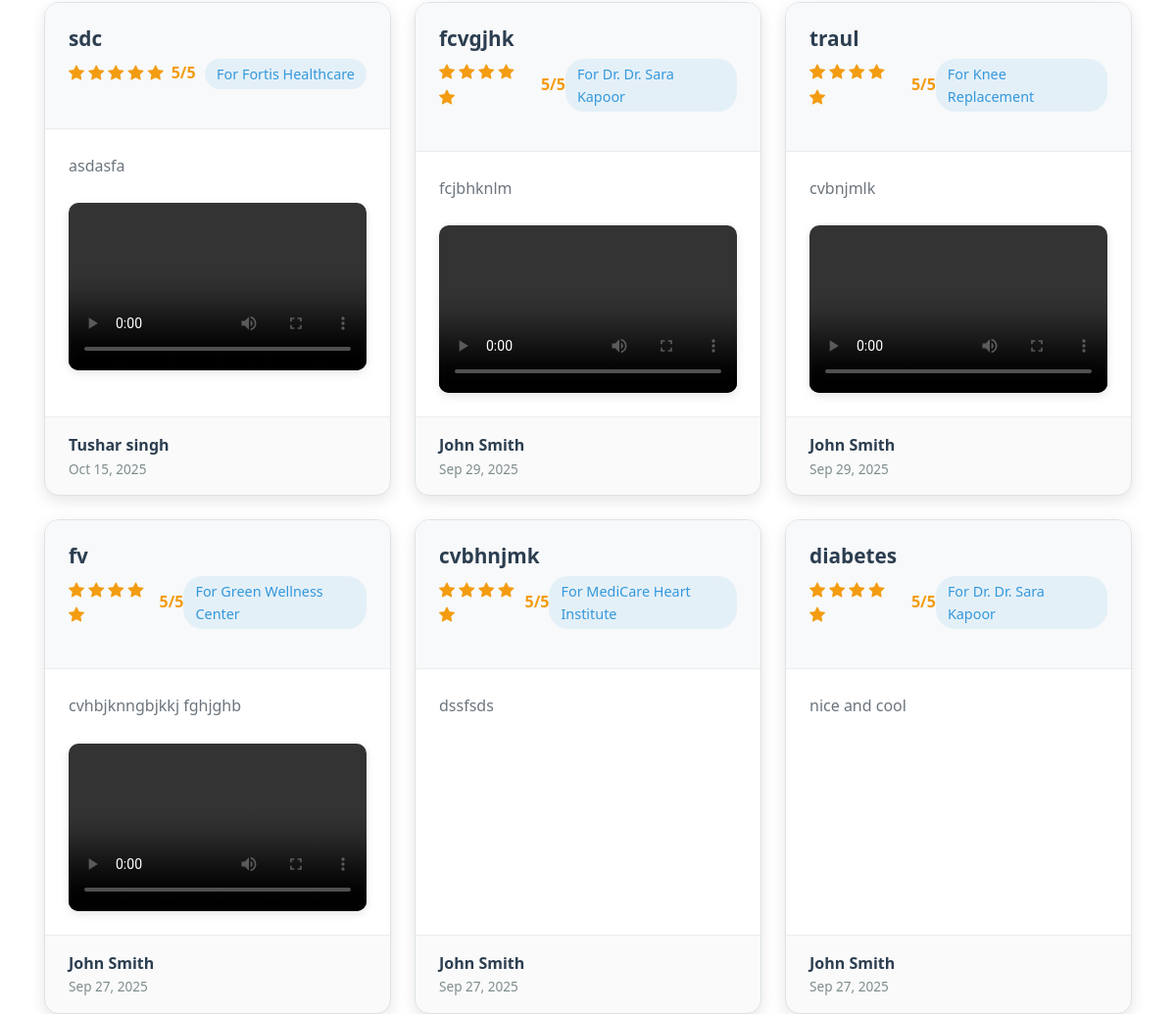
Page /accounts/reviews/ (middle part) on the earlier database version.
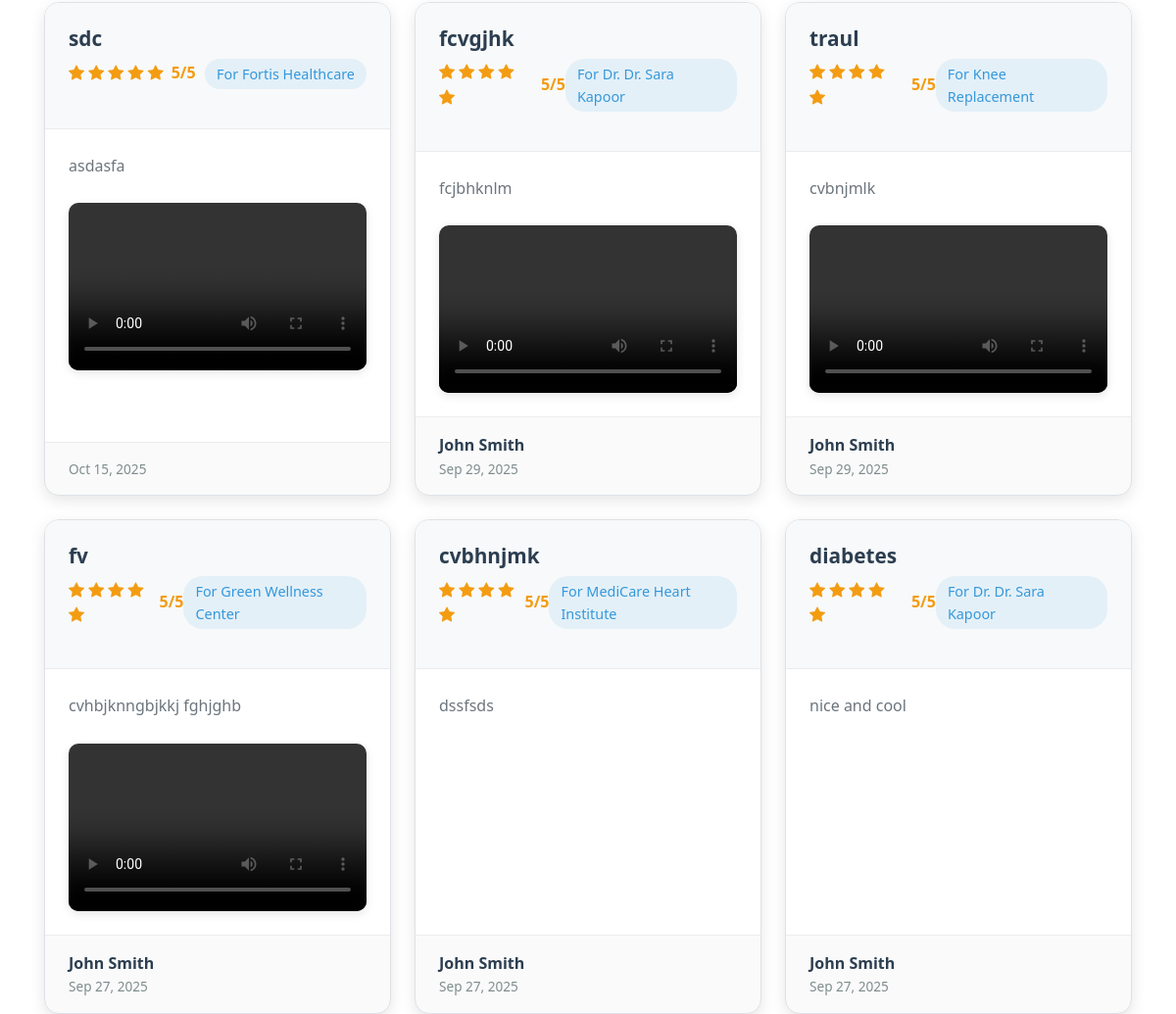
Same page on the later database version.
### feedbacks/models.py (models this page shows, shortened)
class Feedback(models.Model):
    FEEDBACK_TYPE_CHOICES = [
        ('doctor', 'Doctor'),
        ('hospital', 'Hospital'),
        ('treatment', 'Treatment'),
    ]
    RATING_CHOICES = [
        (1, '1 - Very Poor'),
        (2, '2 - Poor'),
        (3, '3 - Average'),
        (4, '4 - Good'),
        (5, '5 - Excellent'),
    ]
    patient = models.ForeignKey(UserProfile, on_delete=models.CASCADE, related_name='feedbacks')
    feedback_type = models.CharField(max_length=20, choices=FEEDBACK_TYPE_CHOICES)
    doctor = models.ForeignKey(Doctor, on_delete=models.CASCADE, null=True, blank=True, related_name='feedbacks')
    hospital = models.ForeignKey(Hospital, on_delete=models.CASCADE, null=True, blank=True, related_name='feedbacks')
    treatment = models.ForeignKey(Treatment, on_delete=models.CASCADE, null=True, blank=True, related_name='feedbacks')
    rating = models.IntegerField(choices=RATING_CHOICES)
    title = models.CharField(max_length=200)
    comment = models.TextField()
    video_url = models.URLField(blank=True, null=True)  # For storing video review URLs
    is_anonymous = models.BooleanField(default=False)
    created_at = models.DateTimeField(auto_now_add=True)
    updated_at = models.DateTimeField(auto_now=True)
    is_approved = models.BooleanField(default=True, help_text="Feedback is immediately public")
    class Meta:
        ordering = ['-created_at']
        verbose_name = 'Feedback'
        verbose_name_plural = 'Feedbacks'

### accounts/models.py (models this page shows, shortened)
class UserProfile(models.Model):
    USER_TYPES = (
        ('admin', 'Admin'),
        ('doctor', 'Doctor'),
        ('patient', 'Patient'),
    )
    user = models.OneToOneField(User, on_delete=models.CASCADE)
    user_type = models.CharField(max_length=10, choices=USER_TYPES)
    phone = models.CharField(max_length=15, blank=True)
    address = models.TextField(blank=True)
    city = models.CharField(max_length=100, blank=True)
    profile_picture = models.ImageField(upload_to='profile_pictures/', blank=True, null=True)
    created_at = models.DateTimeField(auto_now_add=True)
    updated_at = models.DateTimeField(auto_now=True)

### hospitals/models.py (models this page shows, shortened)
class Hospital(models.Model):
    name = models.CharField(max_length=200)
    slug = models.SlugField(unique=True, blank=True)
    country = models.ForeignKey(Country, on_delete=models.SET_NULL, null=True, blank=True, related_name="hospitals")
    state = models.ForeignKey(State, on_delete=models.SET_NULL, null=True, blank=True, related_name="hospitals")
    city = models.CharField(max_length=100, blank=True)
    address = models.TextField(blank=True)
    about = models.TextField(blank=True)
    rating = models.DecimalField(max_digits=3, decimal_places=2, default=4.5)
    starting_price = models.DecimalField(max_digits=10, decimal_places=2, default=5000.00)
    is_takeopinion_choice = models.BooleanField(default=False)
    treatments = models.ManyToManyField(Treatment, related_name="hospitals", blank=True)
    phone = models.CharField(max_length=20, blank=True)
    email = models.EmailField(blank=True)
    website = models.URLField(blank=True)
    established_year = models.PositiveIntegerField(null=True, blank=True)
    beds_count = models.PositiveIntegerField(null=True, blank=True)
    staff_count = models.PositiveIntegerField(null=True, blank=True)
    departments_count = models.PositiveIntegerField(null=True, blank=True)
    awards_count = models.PositiveIntegerField(null=True, blank=True)
    jci_accredited = models.BooleanField(default=False)
    nabh_accredited = models.BooleanField(default=False)
    iso_certified = models.BooleanField(default=False)
    profile_picture = models.URLField(blank=True, help_text="URL to hospital's profile/thumbnail picture", validators=[validate_image_url])

### accounts/views.py (the view, shortened to what this page needs)
# urls.py: path('reviews/', views.reviews_page, name='reviews_page'),
def reviews_page(request):
    feedback_list = Feedback.objects.filter(is_approved=True).select_related(
        'patient', 'doctor', 'hospital', 'treatment'
    ).order_by('-created_at')
    search_query = request.GET.get('q', '').strip()
    from django.core.paginator import Paginator
    paginator = Paginator(feedback_list, 10)  # Show 10 reviews per page
    page_number = request.GET.get('page')
    page_obj = paginator.get_page(page_number)
    total_reviews = feedback_list.count()
    if total_reviews > 0:
        rating_sum = feedback_list.aggregate(
            total_rating=Sum('rating')
        )['total_rating'] or 0
        average_rating = round(rating_sum / total_reviews, 1)
        high_rating_count = feedback_list.filter(rating__gte=4).count()
        recommend_percentage = round((high_rating_count / total_reviews) * 100)
    else:
        average_rating = 0
        recommend_percentage = 0
    context = {
        'feedbacks': page_obj,  # Pass the paginated object instead of the full list
        'search_query': search_query,
        'total_reviews': total_reviews,
        'average_rating': average_rating,
        'recommend_percentage': recommend_percentage,
    }
    return render(request, 'accounts/reviews.html', context)

### accounts/templates/accounts/reviews.html (shortened to what this page needs)
{% extends 'base.html' %}
{% load static %}
{% block content %}
<div class="reviews-page">
  <section class="reviews-section" aria-labelledby="reviews-heading">
    <div class="container">
      <div class="reviews-grid" id="reviewsList">
        {% if feedbacks %}
          {% for feedback in feedbacks %}
          <div class="review-card">
            <div class="review-header">
              <h3 class="review-title">{{ feedback.title }}</h3>
              <div class="review-meta">
                <div class="review-rating">
                  <div class="rating-stars">
                    {% for i in "12345" %}
                      {% if forloop.counter <= feedback.rating %}
                        <i class="bi bi-star-fill"></i>
                      {% else %}
                        <i class="bi bi-star"></i>
                      {% endif %}
                    {% endfor %}
                  </div>
                  <span class="rating-value">{{ feedback.rating }}/5</span>
                </div>
                <span class="review-entity">
                  {% if feedback.feedback_type == 'doctor' and feedback.doctor %}
                    For Dr. {{ feedback.doctor.name }}
                  {% elif feedback.feedback_type == 'hospital' and feedback.hospital %}
                    For {{ feedback.hospital.name }}
                  {% elif feedback.feedback_type == 'treatment' and feedback.treatment %}
                    For {{ feedback.treatment.name }}
                  {% endif %}
                </span>
              </div>
            </div>
            <div class="review-body">
              <p class="review-content">{{ feedback.comment }}</p>
              {% if feedback.video_url %}
              <div class="video-review-container">
                <div class="ratio ratio-16x9">
                  <video controls class="w-100 h-100" style="object-fit: cover;">
                    <source src="{{ feedback.video_url }}" type="video/mp4">
                    <source src="{{ feedback.video_url }}" type="video/webm">
                    <source src="{{ feedback.video_url }}" type="video/ogg">
                  </video>
                </div>
              </div>
              {% endif %}
            </div>
            <div class="review-footer">
              <div>
                <span class="review-author">
                  {% if feedback.is_anonymous %}
                    Anonymous
                  {% else %}
                    {{ feedback.patient.user.first_name }} {{ feedback.patient.user.last_name }}
                  {% endif %}
                </span>
                <div class="review-date">{{ feedback.created_at|date:"M d, Y" }}</div>
              </div>
            </div>
          </div>
          {% endfor %}
        {% endif %}
      </div>
    </div>
  </section>
</div>
{% endblock %}

Differences in the rows shown:
changed through a linked row, Feedback "sdc": patient.user.first_name "Tushar" → (not shown); patient.user.last_name "singh" → (not shown)
